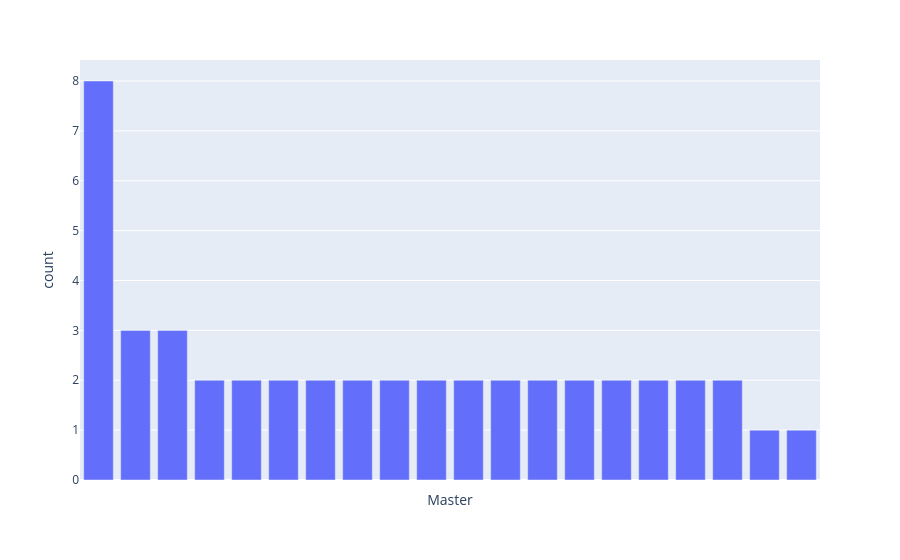

Notebook code for this chart:
### Code cell
import plotly.express as px
fig = px.bar(data[:20], x="Master", y="count")
fig.update_xaxes(showticklabels=False) # we hide x labels because it takes too much room. We can see school names by hovering bars
fig.show()

### Figure 1 — Plotly figure (JSON) as saved in the notebook; plotly's stock layout.template omitted (floating-point values rounded to 4 significant figures)
{"data": [{"alignmentgroup": "True", "hovertemplate": "Master=%{x}<br>count=%{y}<extra></extra>", "legendgroup": "", "marker": {"color": "#636efa", "pattern": {"shape": ""}}, "name": "", "offsetgroup": "", "orientation": "v", "showlegend": false, "textposition": "auto", "type": "bar", "x": ["Columbia University | Master of Science - MS, Data Science", "University of Minnesota - Carlson School of Management | Master of Science - MS, Business Analytics", "UCLA | Master of Science - MS, Business Analytics", "University of Chicago | Master of Science - MS, Applied Data Science", "Columbia University | Master's degree, Statistics", "University of Massachusetts Amherst | Master of Science - MS, Computer Science", "New York University | Master's degree, Data Science", "Texas A&M University | Master of Science - MS, Mathematics", "Carnegie Mellon University | Master's degree, Statistics", "Politecnico di Milano | Master of Science - MS, Computer Science and Engineering", "Politecnico di Milano | Master of Science - MS, Mathematical Engineering", "University of Washington | Master's degree, Data Science", "The University of Texas at Austin | Master's degree, Business Analytics", "Columbia University | Master of Science - MS, Operations Research", "Rutgers University | Master, Statistics", "Georgia Institute of Technology | Master of Science - MS, Computer Science", "University of Chicago | Master of Science - MS, Computer Science", "Seoul National University | Master's degree, Statistics", "UCL | Master of Engineering (MEng), Electrical Engineering with Computer Science", "Universidad Pública de Navarra | Master of Computer Science, Machine Learning"], "xaxis": "x", "y": [8, 3, 3, 2, 2, 2, 2, 2, 2, 2, 2, 2, 2, 2, 2, 2, 2, 2, 1, 1], "yaxis": "y"}], "layout": {"barmode": "relative", "legend": {"tracegroupgap": 0}, "margin": {"t": 60}, "xaxis": {"anchor": "y", "domain": [0, 1], "showticklabels": false, "title": {"text": "Master"}}, "yaxis": {"anchor": "x", "domain": [0, 1], "title": {"text": "count"}}}}
